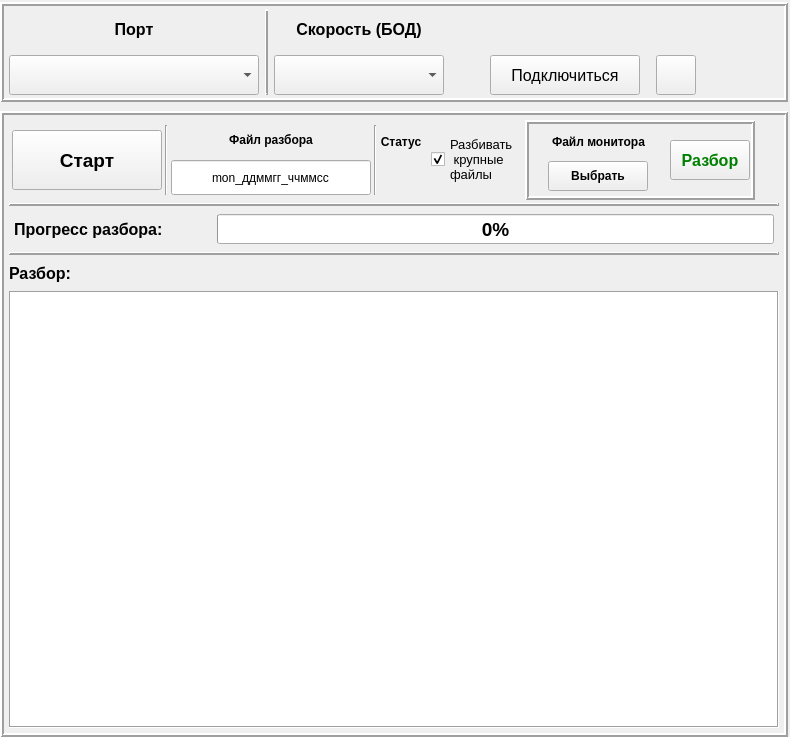
<?xml version="1.0" encoding="UTF-8"?>
<ui version="4.0">
 <class>MainWindow</class>
 <widget class="QMainWindow" name="MainWindow">
  <property name="geometry">
   <rect>
    <x>0</x>
    <y>0</y>
    <width>790</width>
    <height>737</height>
   </rect>
  </property>
  <property name="minimumSize">
   <size>
    <width>790</width>
    <height>0</height>
   </size>
  </property>
  <property name="windowTitle">
   <string>MainWindow</string>
  </property>
  <widget class="QWidget" name="centralwidget">
   <layout class="QGridLayout" name="gridLayout_7">
    <property name="leftMargin">
     <number>0</number>
    </property>
    <property name="topMargin">
     <number>2</number>
    </property>
    <property name="rightMargin">
     <number>2</number>
    </property>
    <property name="bottomMargin">
     <number>0</number>
    </property>
    <property name="horizontalSpacing">
     <number>3</number>
    </property>
    <property name="verticalSpacing">
     <number>9</number>
    </property>
    <item row="0" column="0">
     <widget class="QFrame" name="connectFrame">
      <property name="frameShape">
       <enum>QFrame::Box</enum>
      </property>
      <property name="frameShadow">
       <enum>QFrame::Raised</enum>
      </property>
      <property name="lineWidth">
       <number>2</number>
      </property>
      <layout class="QGridLayout" name="gridLayout">
       <property name="leftMargin">
        <number>5</number>
       </property>
       <property name="topMargin">
        <number>3</number>
       </property>
       <property name="rightMargin">
        <number>5</number>
       </property>
       <property name="bottomMargin">
        <number>3</number>
       </property>
       <item row="0" column="2" rowspan="2">
        <widget class="Line" name="line">
         <property name="frameShadow">
          <enum>QFrame::Raised</enum>
         </property>
         <property name="lineWidth">
          <number>2</number>
         </property>
         <property name="orientation">
          <enum>Qt::Vertical</enum>
         </property>
        </widget>
       </item>
       <item row="0" column="3">
        <widget class="QLabel" name="label_3">
         <property name="minimumSize">
          <size>
           <width>70</width>
           <height>40</height>
          </size>
         </property>
         <property name="maximumSize">
          <size>
           <width>16777215</width>
           <height>40</height>
          </size>
         </property>
         <property name="font">
          <font>
           <pointsize>12</pointsize>
           <weight>75</weight>
           <bold>true</bold>
          </font>
         </property>
         <property name="text">
          <string>Скорость (БОД)</string>
         </property>
         <property name="alignment">
          <set>Qt::AlignCenter</set>
         </property>
        </widget>
       </item>
       <item row="1" column="6">
        <widget class="QPushButton" name="connectButton">
         <property name="minimumSize">
          <size>
           <width>150</width>
           <height>40</height>
          </size>
         </property>
         <property name="maximumSize">
          <size>
           <width>16777215</width>
           <height>40</height>
          </size>
         </property>
         <property name="font">
          <font>
           <pointsize>12</pointsize>
          </font>
         </property>
         <property name="text">
          <string>Подключиться</string>
         </property>
         <property name="checkable">
          <bool>true</bool>
         </property>
        </widget>
       </item>
       <item row="1" column="3">
        <widget class="QComboBox" name="comboBox">
         <property name="minimumSize">
          <size>
           <width>170</width>
           <height>40</height>
          </size>
         </property>
         <property name="maximumSize">
          <size>
           <width>170</width>
           <height>40</height>
          </size>
         </property>
        </widget>
       </item>
       <item row="0" column="1">
        <widget class="QLabel" name="label_2">
         <property name="minimumSize">
          <size>
           <width>70</width>
           <height>40</height>
          </size>
         </property>
         <property name="maximumSize">
          <size>
           <width>16777215</width>
           <height>40</height>
          </size>
         </property>
         <property name="font">
          <font>
           <pointsize>12</pointsize>
           <weight>75</weight>
           <bold>true</bold>
          </font>
         </property>
         <property name="text">
          <string>Порт</string>
         </property>
         <property name="alignment">
          <set>Qt::AlignCenter</set>
         </property>
        </widget>
       </item>
       <item row="1" column="7">
        <spacer name="horizontalSpacer_2">
         <property name="orientation">
          <enum>Qt::Horizontal</enum>
         </property>
         <property name="sizeType">
          <enum>QSizePolicy::Fixed</enum>
         </property>
         <property name="sizeHint" stdset="0">
          <size>
           <width>10</width>
           <height>20</height>
          </size>
         </property>
        </spacer>
       </item>
       <item row="1" column="9">
        <spacer name="horizontalSpacer_8">
         <property name="orientation">
          <enum>Qt::Horizontal</enum>
         </property>
         <property name="sizeHint" stdset="0">
          <size>
           <width>40</width>
           <height>20</height>
          </size>
         </property>
        </spacer>
       </item>
       <item row="1" column="8">
        <widget class="QPushButton" name="refreshButton">
         <property name="minimumSize">
          <size>
           <width>40</width>
           <height>40</height>
          </size>
         </property>
         <property name="maximumSize">
          <size>
           <width>40</width>
           <height>40</height>
          </size>
         </property>
         <property name="text">
          <string/>
         </property>
         <property name="icon">
          <iconset resource="res.qrc">
           <normaloff>:/res/refresh.png</normaloff>:/res/refresh.png</iconset>
         </property>
         <property name="iconSize">
          <size>
           <width>35</width>
           <height>35</height>
          </size>
         </property>
        </widget>
       </item>
       <item row="1" column="1">
        <widget class="QComboBox" name="portBox">
         <property name="minimumSize">
          <size>
           <width>250</width>
           <height>40</height>
          </size>
         </property>
         <property name="maximumSize">
          <size>
           <width>250</width>
           <height>40</height>
          </size>
         </property>
         <property name="font">
          <font>
           <pointsize>12</pointsize>
           <weight>75</weight>
           <bold>true</bold>
          </font>
         </property>
        </widget>
       </item>
       <item row="1" column="5">
        <spacer name="horizontalSpacer">
         <property name="orientation">
          <enum>Qt::Horizontal</enum>
         </property>
         <property name="sizeType">
          <enum>QSizePolicy::Fixed</enum>
         </property>
         <property name="sizeHint" stdset="0">
          <size>
           <width>40</width>
           <height>20</height>
          </size>
         </property>
        </spacer>
       </item>
      </layout>
     </widget>
    </item>
    <item row="1" column="0">
     <widget class="QFrame" name="parceFrame">
      <property name="frameShape">
       <enum>QFrame::Box</enum>
      </property>
      <property name="frameShadow">
       <enum>QFrame::Raised</enum>
      </property>
      <property name="lineWidth">
       <number>2</number>
      </property>
      <layout class="QGridLayout" name="gridLayout_4">
       <property name="leftMargin">
        <number>5</number>
       </property>
       <property name="topMargin">
        <number>5</number>
       </property>
       <property name="rightMargin">
        <number>5</number>
       </property>
       <property name="bottomMargin">
        <number>5</number>
       </property>
       <property name="spacing">
        <number>3</number>
       </property>
       <item row="0" column="0" colspan="2">
        <widget class="QFrame" name="workFrame">
         <property name="minimumSize">
          <size>
           <width>0</width>
           <height>80</height>
          </size>
         </property>
         <property name="maximumSize">
          <size>
           <width>16777215</width>
           <height>80</height>
          </size>
         </property>
         <property name="frameShape">
          <enum>QFrame::NoFrame</enum>
         </property>
         <property name="frameShadow">
          <enum>QFrame::Raised</enum>
         </property>
         <layout class="QGridLayout" name="gridLayout_5">
          <property name="leftMargin">
           <number>3</number>
          </property>
          <property name="topMargin">
           <number>3</number>
          </property>
          <property name="rightMargin">
           <number>3</number>
          </property>
          <property name="bottomMargin">
           <number>3</number>
          </property>
          <property name="spacing">
           <number>3</number>
          </property>
          <item row="0" column="0" rowspan="2">
           <widget class="QPushButton" name="startWriteButton">
            <property name="minimumSize">
             <size>
              <width>150</width>
              <height>60</height>
             </size>
            </property>
            <property name="maximumSize">
             <size>
              <width>150</width>
              <height>60</height>
             </size>
            </property>
            <property name="font">
             <font>
              <pointsize>14</pointsize>
              <weight>75</weight>
              <bold>true</bold>
             </font>
            </property>
            <property name="text">
             <string>Старт</string>
            </property>
           </widget>
          </item>
          <item row="1" column="2">
           <widget class="QLineEdit" name="fileNameEdit">
            <property name="minimumSize">
             <size>
              <width>200</width>
              <height>35</height>
             </size>
            </property>
            <property name="maximumSize">
             <size>
              <width>200</width>
              <height>35</height>
             </size>
            </property>
            <property name="text">
             <string>mon_ддммгг_ччммсс</string>
            </property>
            <property name="alignment">
             <set>Qt::AlignCenter</set>
            </property>
           </widget>
          </item>
          <item row="0" column="2">
           <widget class="QLabel" name="label_4">
            <property name="minimumSize">
             <size>
              <width>0</width>
              <height>30</height>
             </size>
            </property>
            <property name="maximumSize">
             <size>
              <width>16777215</width>
              <height>30</height>
             </size>
            </property>
            <property name="font">
             <font>
              <weight>75</weight>
              <bold>true</bold>
             </font>
            </property>
            <property name="text">
             <string>Файл разбора</string>
            </property>
            <property name="alignment">
             <set>Qt::AlignCenter</set>
            </property>
           </widget>
          </item>
          <item row="0" column="5" rowspan="2">
           <widget class="QFrame" name="frame_2">
            <property name="maximumSize">
             <size>
              <width>80</width>
              <height>16777215</height>
             </size>
            </property>
            <property name="frameShape">
             <enum>QFrame::NoFrame</enum>
            </property>
            <property name="frameShadow">
             <enum>QFrame::Raised</enum>
            </property>
            <layout class="QGridLayout" name="gridLayout_3">
             <property name="leftMargin">
              <number>0</number>
             </property>
             <property name="topMargin">
              <number>0</number>
             </property>
             <property name="rightMargin">
              <number>0</number>
             </property>
             <property name="bottomMargin">
              <number>0</number>
             </property>
             <property name="horizontalSpacing">
              <number>0</number>
             </property>
             <property name="verticalSpacing">
              <number>2</number>
             </property>
             <item row="1" column="1">
              <widget class="QLabel" name="statusLabel">
               <property name="minimumSize">
                <size>
                 <width>30</width>
                 <height>30</height>
                </size>
               </property>
               <property name="maximumSize">
                <size>
                 <width>30</width>
                 <height>30</height>
                </size>
               </property>
               <property name="text">
                <string/>
               </property>
               <property name="pixmap">
                <pixmap resource="res.qrc">:/res/error24.png</pixmap>
               </property>
               <property name="scaledContents">
                <bool>true</bool>
               </property>
              </widget>
             </item>
             <item row="1" column="2">
              <spacer name="horizontalSpacer_3">
               <property name="orientation">
                <enum>Qt::Horizontal</enum>
               </property>
               <property name="sizeHint" stdset="0">
                <size>
                 <width>40</width>
                 <height>20</height>
                </size>
               </property>
              </spacer>
             </item>
             <item row="1" column="0">
              <spacer name="horizontalSpacer_4">
               <property name="orientation">
                <enum>Qt::Horizontal</enum>
               </property>
               <property name="sizeHint" stdset="0">
                <size>
                 <width>40</width>
                 <height>20</height>
                </size>
               </property>
              </spacer>
             </item>
             <item row="0" column="0" colspan="3">
              <widget class="QLabel" name="label">
               <property name="minimumSize">
                <size>
                 <width>0</width>
                 <height>30</height>
                </size>
               </property>
               <property name="maximumSize">
                <size>
                 <width>16777215</width>
                 <height>30</height>
                </size>
               </property>
               <property name="font">
                <font>
                 <weight>75</weight>
                 <bold>true</bold>
                </font>
               </property>
               <property name="text">
                <string>Статус</string>
               </property>
               <property name="alignment">
                <set>Qt::AlignCenter</set>
               </property>
              </widget>
             </item>
            </layout>
           </widget>
          </item>
          <item row="0" column="1" rowspan="2">
           <widget class="Line" name="line_2">
            <property name="orientation">
             <enum>Qt::Vertical</enum>
            </property>
           </widget>
          </item>
          <item row="0" column="4" rowspan="2">
           <widget class="Line" name="line_3">
            <property name="orientation">
             <enum>Qt::Vertical</enum>
            </property>
           </widget>
          </item>
         </layout>
        </widget>
       </item>
       <item row="0" column="5">
        <widget class="QFrame" name="frame_3">
         <property name="minimumSize">
          <size>
           <width>230</width>
           <height>0</height>
          </size>
         </property>
         <property name="maximumSize">
          <size>
           <width>230</width>
           <height>16777215</height>
          </size>
         </property>
         <property name="frameShape">
          <enum>QFrame::Box</enum>
         </property>
         <property name="frameShadow">
          <enum>QFrame::Raised</enum>
         </property>
         <property name="lineWidth">
          <number>2</number>
         </property>
         <layout class="QGridLayout" name="gridLayout_6">
          <property name="leftMargin">
           <number>1</number>
          </property>
          <property name="topMargin">
           <number>1</number>
          </property>
          <property name="rightMargin">
           <number>1</number>
          </property>
          <property name="bottomMargin">
           <number>1</number>
          </property>
          <property name="spacing">
           <number>3</number>
          </property>
          <item row="1" column="1">
           <spacer name="horizontalSpacer_5">
            <property name="orientation">
             <enum>Qt::Horizontal</enum>
            </property>
            <property name="sizeHint" stdset="0">
             <size>
              <width>40</width>
              <height>20</height>
             </size>
            </property>
           </spacer>
          </item>
          <item row="0" column="1" colspan="3">
           <widget class="QLabel" name="monfile">
            <property name="minimumSize">
             <size>
              <width>0</width>
              <height>25</height>
             </size>
            </property>
            <property name="maximumSize">
             <size>
              <width>16777215</width>
              <height>25</height>
             </size>
            </property>
            <property name="font">
             <font>
              <weight>75</weight>
              <bold>true</bold>
             </font>
            </property>
            <property name="text">
             <string>Файл монитора</string>
            </property>
            <property name="alignment">
             <set>Qt::AlignCenter</set>
            </property>
           </widget>
          </item>
          <item row="1" column="3">
           <spacer name="horizontalSpacer_6">
            <property name="orientation">
             <enum>Qt::Horizontal</enum>
            </property>
            <property name="sizeHint" stdset="0">
             <size>
              <width>40</width>
              <height>20</height>
             </size>
            </property>
           </spacer>
          </item>
          <item row="1" column="2">
           <widget class="QPushButton" name="chooseFile">
            <property name="minimumSize">
             <size>
              <width>100</width>
              <height>30</height>
             </size>
            </property>
            <property name="maximumSize">
             <size>
              <width>16777215</width>
              <height>30</height>
             </size>
            </property>
            <property name="font">
             <font>
              <weight>75</weight>
              <bold>true</bold>
             </font>
            </property>
            <property name="text">
             <string>Выбрать</string>
            </property>
           </widget>
          </item>
          <item row="0" column="4" rowspan="2">
           <widget class="QPushButton" name="startParse">
            <property name="minimumSize">
             <size>
              <width>0</width>
              <height>40</height>
             </size>
            </property>
            <property name="maximumSize">
             <size>
              <width>90</width>
              <height>40</height>
             </size>
            </property>
            <property name="font">
             <font>
              <pointsize>12</pointsize>
              <weight>75</weight>
              <bold>true</bold>
             </font>
            </property>
            <property name="styleSheet">
             <string notr="true">color:green</string>
            </property>
            <property name="text">
             <string>Разбор</string>
            </property>
           </widget>
          </item>
         </layout>
        </widget>
       </item>
       <item row="0" column="3">
        <widget class="QCheckBox" name="crorBox">
         <property name="font">
          <font>
           <pointsize>10</pointsize>
          </font>
         </property>
         <property name="text">
          <string>Разбивать 
 крупные 
файлы </string>
         </property>
         <property name="checked">
          <bool>true</bool>
         </property>
        </widget>
       </item>
       <item row="0" column="6">
        <spacer name="horizontalSpacer_7">
         <property name="orientation">
          <enum>Qt::Horizontal</enum>
         </property>
         <property name="sizeHint" stdset="0">
          <size>
           <width>40</width>
           <height>20</height>
          </size>
         </property>
        </spacer>
       </item>
       <item row="2" column="0" colspan="7">
        <widget class="QFrame" name="progressFrame">
         <property name="frameShape">
          <enum>QFrame::NoFrame</enum>
         </property>
         <property name="frameShadow">
          <enum>QFrame::Raised</enum>
         </property>
         <layout class="QGridLayout" name="gridLayout_2">
          <property name="leftMargin">
           <number>5</number>
          </property>
          <property name="topMargin">
           <number>5</number>
          </property>
          <property name="rightMargin">
           <number>5</number>
          </property>
          <property name="bottomMargin">
           <number>5</number>
          </property>
          <property name="spacing">
           <number>3</number>
          </property>
          <item row="0" column="0">
           <widget class="QLabel" name="label_6">
            <property name="minimumSize">
             <size>
              <width>200</width>
              <height>0</height>
             </size>
            </property>
            <property name="maximumSize">
             <size>
              <width>200</width>
              <height>16777215</height>
             </size>
            </property>
            <property name="font">
             <font>
              <pointsize>12</pointsize>
              <weight>75</weight>
              <bold>true</bold>
             </font>
            </property>
            <property name="text">
             <string>Прогресс разбора:</string>
            </property>
           </widget>
          </item>
          <item row="0" column="1">
           <widget class="QProgressBar" name="progressBar">
            <property name="minimumSize">
             <size>
              <width>0</width>
              <height>30</height>
             </size>
            </property>
            <property name="maximumSize">
             <size>
              <width>16777215</width>
              <height>30</height>
             </size>
            </property>
            <property name="font">
             <font>
              <pointsize>14</pointsize>
              <weight>75</weight>
              <bold>true</bold>
             </font>
            </property>
            <property name="value">
             <number>0</number>
            </property>
           </widget>
          </item>
         </layout>
        </widget>
       </item>
       <item row="3" column="0" rowspan="2" colspan="7">
        <widget class="Line" name="line_5">
         <property name="frameShadow">
          <enum>QFrame::Raised</enum>
         </property>
         <property name="lineWidth">
          <number>2</number>
         </property>
         <property name="orientation">
          <enum>Qt::Horizontal</enum>
         </property>
        </widget>
       </item>
       <item row="5" column="0" colspan="7">
        <widget class="QLabel" name="label_7">
         <property name="minimumSize">
          <size>
           <width>0</width>
           <height>30</height>
          </size>
         </property>
         <property name="maximumSize">
          <size>
           <width>16777215</width>
           <height>30</height>
          </size>
         </property>
         <property name="font">
          <font>
           <pointsize>12</pointsize>
           <weight>75</weight>
           <bold>true</bold>
           <underline>false</underline>
          </font>
         </property>
         <property name="text">
          <string>Разбор:</string>
         </property>
        </widget>
       </item>
       <item row="6" column="0" colspan="7">
        <widget class="QPlainTextEdit" name="textEdit">
         <property name="frameShape">
          <enum>QFrame::Box</enum>
         </property>
        </widget>
       </item>
       <item row="1" column="0" colspan="7">
        <widget class="Line" name="line_4">
         <property name="frameShadow">
          <enum>QFrame::Raised</enum>
         </property>
         <property name="lineWidth">
          <number>2</number>
         </property>
         <property name="orientation">
          <enum>Qt::Horizontal</enum>
         </property>
        </widget>
       </item>
      </layout>
     </widget>
    </item>
   </layout>
  </widget>
 </widget>
 <resources>
  <include location="res.qrc"/>
 </resources>
 <connections/>
</ui>
